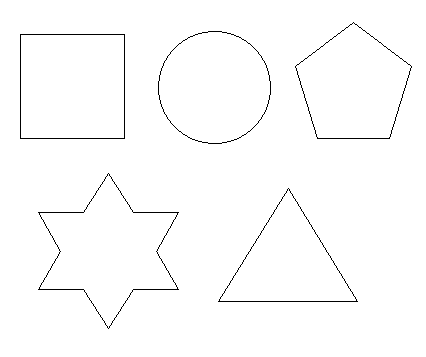
#> input picture TP8/formas.png, 426 x 357 px, found by its file name
$ jupyter execute --allow-errors 'Remuestreo_y_Cuantización.ipynb'
#> lines starting #> are read from the running program, lines starting #| are printed output that depends on the picture; after the words box and inside, x2 and y2 are one past the last pixel; in counts of white or black regions, pixels touching at a corner belong together
<a href="https://colab.research.google.com/github/nicolassalomon96/procesamiento_imagenes_UNS/blob/main/TP8/Remuestreo_y_Cuantizaci%C3%B3n.ipynb" target="_parent"></a>

#TP8 - Remuestreo y Cuantización

Presentado: Nicolás Salomón - email: nicolassalomon96@gmail.com

Implementar un aplicativo que permita abrir una imagen y con esta obtener:

• Downsampling X2 (mostrando la imagen resultado al doble de tamaño para comparar el efecto) utilizando kernel constante, bilineal, y bicúbico.

• Upsampling X2 (mostrando la imagen original al doble de tamaño para comparar el efecto) utilizando kernel constante, bilineal, y bicúbico.

• Cuantización a cantidad de niveles de gris variable, utilizando uniforme, dithering aleatorio, y difusión del error por scan-line.

Todas las funciones de Downsamplig, Upsampling y Cuantización deben ser desarrolladas como funciones propias y NO con funciones de biblioteca. Les sugiero recorrer la imagen mediante ciclos for anidados para una fácil implementación.

##1. Librerias necesarias

[cell 1]
import os
import numpy as np
import imageio as io
import matplotlib.pyplot as plt
import random
import ipywidgets as widgets
from IPython.display import display

[cell 2]
from google.colab import drive
drive.mount('/content/drive')

##2. Funciones necesarias

[cell 3]
#Función para pasar de RGB a escala de grises
def rgb2gray(rgb):
  r, g, b = rgb[:,:,0], rgb[:,:,1], rgb[:,:,2]
  gray = 0.299 * r + 0.587 * g + 0.114 * b
  return gray

#Función para descargar imagen
def get_image(path):
  image = io.imread(path)
#> image is the input picture: shape (357, 426, 4); mean R, G, B, A 251.8, 251.8, 251.8, 255
  image = rgb2gray(image)
#> in rgb2gray, `r, g, b = rgb[:,:,0], rgb[:,:,1], rgb[:,:,2]`: r: shape (357, 426); 98.7% white; black in thin lines or dots, all inside (x1, y1, x2, y2) = (20, 22, 412, 329)
#> in add_down_border, `new_image = np.insert(new_image,-1,image[-1,:], axis=0)`:
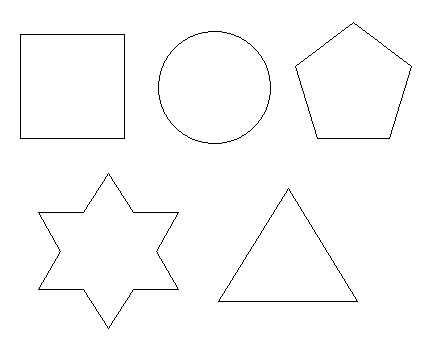
#> new_image: shape (358, 426); 98.7% white; black in thin lines or dots, all inside (x1, y1, x2, y2) = (20, 22, 412, 329)
#> after the loop in downsampling, `for x in range(0,image.shape[0], element_size):`: image_out: shape (179, 213) float64; 98.5% white; black in thin lines or dots, all inside (x1, y1, x2, y2) = (10, 12, 206, 165)
  return image.astype('uint8')

#Función para plotear una imagen
# [5 lines left out: function plot_image, not called in this run]

#Función para plotear dos imágenes
def plot_2images(image, title_1, image_mod, title_2, figsize=(20,8)):
  fig, axs = plt.subplots(1,2,figsize=figsize)

  plt.subplot(1,2,1)
  plt.imshow(image, cmap='gray')
  plt.title(title_1, fontsize=14)
  #plt.axis('off')

  plt.subplot(1,2,2)
  plt.imshow(image_mod, cmap='gray')
  plt.title(title_2, fontsize=14)
  #plt.axis('off')

  plt.show()

#Función para plotear tres imágenes
def plot_4images(image1, title_1, image2, title_2, image3, title_3, image4, title_4, figsize=(30,8)):
  fig, axs = plt.subplots(1,4,figsize=figsize)

  plt.subplot(1,4,1)
  plt.imshow(image1, cmap='gray')
  plt.title(title_1, fontsize=16)

  plt.subplot(1,4,2)
  plt.imshow(image2, cmap='gray')
  plt.title(title_2, fontsize=16)

  plt.subplot(1,4,3)
  plt.imshow(image3, cmap='gray')
  plt.title(title_3, fontsize=16)

  plt.subplot(1,4,4)
  plt.imshow(image4, cmap='gray')
  plt.title(title_4, fontsize=16)

  plt.show()

#Función para guardar una imagen
def save_image(image,path):
  image = image.astype('uint8')
  io.imsave(path,image)

#Funcion para crear un botón de guardado
def save_button(image,full_path,title):

  my_button = widgets.Button(description=title)
  out = widgets.Output()

  # [5 lines left out: function my_button_clicked, not called in this run]

  my_button.on_click(my_button_clicked)
  display(my_button,out)

[cell 4]
#Función para agregar bordes alrededor de la imagen
def add_borders(image, size=3):
  '''
  image = imagen en escala de grises
  size = 3 --> agrega una fila y columna a cada lado
         5 --> agrega 2 filas y columnas a cada lado
  '''
  first_column = image[:,0]
  last_column = image[:,-1]
  image_mod = np.copy(image)

  for i in range(size//2):
    image_mod = np.insert(image_mod,0,first_column,axis=1)
    image_mod = np.insert(image_mod,image_mod.shape[1],last_column,axis=1)

  first_raw = image_mod[0,:]
  last_raw = image_mod[-1,:]

  for i in range(size//2):
    image_mod = np.insert(image_mod,0,first_raw,axis=0)
    image_mod = np.insert(image_mod,image_mod.shape[0],last_raw,axis=0)

  return image_mod.astype('uint8')

#Función para agregar un borde abajo de la imagen repitiendo la última fila
def add_down_border(image):
  new_image = np.copy(image)
  new_image = np.insert(new_image,-1,image[-1,:], axis=0)
  return new_image.astype('uint8')

#Función para agregar un borde a la derecha de la imagen repitiendo la última columna
# [4 lines left out: function add_right_border, not called in this run]

#Función para realizar el downsampling de la imagen
def downsampling(kernel,image):

  if kernel == 'constante':

    #Para este kernel, si la imagen tiene un número impar de filas o columnas es necesario hacer un padding
    #para que al recorrer de a dos pixeles no tengamos un error
    if (image.shape[0] % 2) == 1:
      image = add_down_border(image)
    if (image.shape[1] % 2) == 1:
      image = add_right_border(image)

    element_size = 2
    image_out = np.zeros([image.shape[0]//2,image.shape[1]//2])

    for x in range(0,image.shape[0], element_size):
      fila = x // 2
      for y in range(0,image.shape[1], element_size):
        columna = y // 2
        box = image[x:x+element_size, y:y+element_size]
        pixel = box[0,0]
        image_out[fila,columna] = pixel

    image_out = np.clip(image_out,0,255)
    return image_out.astype('uint8')

  if kernel == 'bilineal':

    #Para este kernel, si la imagen tiene un número impar de filas o columnas es necesario hacer un padding
    #para que al recorrer de a dos pixeles no tengamos un error
    if (image.shape[0] % 2) == 1:
      image = add_down_border(image)
    if (image.shape[1] % 2) == 1:
      image = add_right_border(image)

    element_size = 2
    image_out = np.zeros([image.shape[0]//2,image.shape[1]//2])

    for x in range(0,image.shape[0], element_size):
      fila = x // 2
      for y in range(0,image.shape[1], element_size):
        columna = y // 2
        box = image[x:x+element_size, y:y+element_size]
        box = box.astype(int)
        pixel = np.mean(box)
        image_out[fila,columna] = pixel

    image_out = np.clip(image_out,0,255)
    return image_out.astype('uint8')


  if kernel == 'bicubico':

    matrix = np.array([[-1/8,5/8,5/8,-1/8]])
    bicubic_matrix = matrix * np.transpose(matrix)
    element_size = 4
    image_out = np.zeros([image.shape[0]//2,image.shape[1]//2])
    new_image = add_borders(image,5)

    for x in range(2,new_image.shape[0]-3,2):
      fila = (x-2) // 2
      for y in range(2,new_image.shape[1]-3,2):
        columna = (y-2) // 2

        box = new_image[x:x+element_size, y:y+element_size]
        pixel = np.sum(box * bicubic_matrix)
        pixel = int(pixel)
        image_out[fila, columna] = pixel

    image_out = np.clip(image_out,0,255)
    return image_out.astype('uint8')

#Función para realizar un upsampling de la imagen
def upsampling(kernel,image):

  if kernel == 'constante':
    element_size = 2
    image_out = np.zeros([image.shape[0]*2,image.shape[1]*2])
    for x in range(0,image.shape[0]):
      fila = x * 2
      for y in range(0,image.shape[1]):
        columna = y * 2
        pixel = image[x,y]
        image_out[fila:fila+element_size, columna:columna+element_size] = pixel

    image_out = np.clip(image_out,0,255)
    return image_out.astype('uint8')

  if kernel == 'bilineal':
    element_size = 2
    image_out = np.zeros([image.shape[0]*2,image.shape[1]*2])
    new_image = add_borders(image) #Para resolver el problema ocasionado al llegar al borde la imagen, se duplican los valores al llegar al borde

    for x in range(1,new_image.shape[0]-1):
      fila = (x-1) * 2
      for y in range(1,new_image.shape[1]-1):
        columna = (y-1) * 2

        box = new_image[x:x+element_size, y:y+element_size]
        box = box.astype(int)
        pixel_00 = box[0,0]
        pixel_01 = (box[0,0] + box[0,1])//2
        pixel_10 = (box[0,0] + box[1,0])//2
        pixel_11 = int(np.mean(box))
        new_box = np.array([[pixel_00,pixel_01],[pixel_10,pixel_11]])
        image_out[fila:fila+element_size, columna:columna+element_size] = new_box

    image_out = np.clip(image_out,0,255)
    return image_out.astype('uint8')

  if kernel == 'bicubico':

    matrix = np.array([[-1/8,5/8,5/8,-1/8]])
    bicubic_matrix = matrix * np.transpose(matrix)

    image_out = np.zeros([image.shape[0]*2,image.shape[1]*2])
    new_image = add_borders(image,5) #Para resolver el problema ocasionado al llegar al borde la imagen, se duplican los valores al llegar al borde

    for x in range(2,new_image.shape[0]-2):
      fila = (x-2) * 2
      for y in range(2,new_image.shape[1]-2):
        columna = (y-2) * 2

        box = new_image[x-1:x+3, y-1:y+3]
        box = box.astype(int)

        pixel_00 = box[1,1]
        pixel_01 = (-1/8)*box[1,0] + (5/8)*box[1,1] + (5/8)*box[1,2] - (1/8)*box[1,3]
        pixel_10 = (-1/8)*box[0,1] + (5/8)*box[1,1] + (5/8)*box[2,1] - (1/8)*box[3,1]
        pixel_11 = np.sum(box * bicubic_matrix)

        new_box = np.array([[pixel_00,pixel_01],[pixel_10,pixel_11]]).astype(int)

        image_out[fila:fila+2, columna:columna+2] = new_box

    image_out = np.clip(image_out,0,255)
    return image_out.astype('uint8')

#Función para realizar la cuantización uniforme de una imagen
# [51 lines left out: functions quantize_uniform, random_noise, error_diffusion, not called in this run]

##3. Aplicativo interactivo sobre Remuestreo y Reconstrucción

[cell 5]
#@title Seleccione la imagen a analizar: { run: "auto" }
circulos = '/content/drive/MyDrive/Cursos_Posgrado/Procesamiento_Imagenes-UNS/TP8/circulos.png'
formas = '/content/drive/MyDrive/Cursos_Posgrado/Procesamiento_Imagenes-UNS/TP8/formas.png'

Imagen = 'formas' #@param ["circulos", "formas"]

if Imagen =='circulos':
  image = get_image(circulos)
if Imagen =='formas':
  image = get_image(formas)#io.imread(patron)

#@markdown Seleccione el tipo de remuestreo: { run: "auto" }
Remuestreo = 'downsampling_constante' #@param ["downsampling_constante", "downsampling_bilineal", "downsampling_bicubico", "upsampling_constante", "upsampling_bilineal", "upsampling_bicubico"]

if Remuestreo == 'downsampling_constante':
  image_out = downsampling('constante',image)
  plot_2images(image,'Imagen original',image_out,'Downsampling kernel constante')
#> (the call stopped at in plot_2images, `fig, axs = plt.subplots(1,2,figsize=figsize)`: IPython is not available in this run)

if Remuestreo == 'downsampling_bilineal':
  image_out = downsampling('bilineal',image)
  plot_2images(image,'Imagen original',image_out,'Downsampling kernel bilineal')

if Remuestreo == 'downsampling_bicubico':
  image_out = downsampling('bicubico',image)
  plot_2images(image,'Imagen original',image_out,'Downsampling kernel bicubico')

if Remuestreo == 'upsampling_constante':
  image_out = upsampling('constante',image)
  plot_2images(image,'Imagen original',image_out,'Upsampling kernel constante')

if Remuestreo == 'upsampling_bilineal':
  image_out = upsampling('bilineal',image)
  plot_2images(image,'Imagen original',image_out,'Upsampling kernel bilineal')

if Remuestreo == 'upsampling_bicubico':
  image_out = upsampling('bicubico',image)
  plot_2images(image,'Imagen original',image_out,'Upsampling kernel bicubico')

print('\n')
save_button(image_out, '/content/output_image.png', 'SAVE OUTPUT')

##4. Aplicativo interactivo sobre Cuantización

[cell 6]
#@title Seleccione la imagen a analizar: { run: "auto" }
torax = 'https://faros.hsjdbcn.org/sites/default/files/styles/ficha-contenido/public/radiografia_de_torax_-_imagen_-.jpg?itok=-Nikjhh3'
casa = 'https://thumbor.forbes.com/thumbor/960x0/https%3A%2F%2Fspecials-images.forbesimg.com%2Fimageserve%2F1026205392%2FBeautiful-luxury-home-exterior-at-twilight%2F960x0.jpg%3Ffit%3Dscale'

Imagen = 'casa' #@param ["torax", "casa"]

if Imagen =='torax':
  image_1 = get_image(torax)
#> (the rest of this cell did not finish here and is left out)

##5. Resultados del Remuestreo y Reconstrucción

[cell 7]
shapes_link = '/content/drive/MyDrive/Cursos_Posgrado/Procesamiento_Imagenes-UNS/TP8/formas.png'
image = get_image(shapes_link)

plot_4images(image,'Imagen original', downsampling('constante',image),'Downsampling X2 constante', downsampling('bilineal',image), 'Downsampling X2 bilineal', downsampling('bicubico',image), 'Downsampling X2 bicubico')
#> call 3 of downsampling, with kernel = 'bilineal'
#> after the loop in downsampling (call 3), `for x in range(0,image.shape[0], element_size):`:
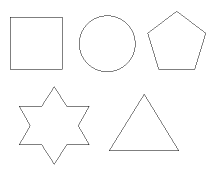
#> image_out: shape (179, 213) float64; min 63.75, max 255, mean 251.8
#> call 4 of downsampling, with kernel = 'bicubico'
#> in downsampling (call 4), `matrix = np.array([[-1/8,5/8,5/8,-1/8]])`: matrix = [[-0.125, 0.625, 0.625, -0.125]]
#> in downsampling (call 4), `bicubic_matrix = matrix * np.transpose(matrix)`: bicubic_matrix = [[0.0156, -0.0781, -0.0781, 0.0156], [-0.0781, 0.391, 0.391, -0.0781], [-0.0781, 0.391, 0.391, -0.0781], [0.0156, -0.0781, -0.0781, 0.0156]]
#> in add_borders, `first_column = image[:,0]`: first_column = 357 values from 255 to 255
#> in add_borders, `first_raw = image_mod[0,:]`: first_raw = 430 values from 255 to 255
#> the loop in add_borders, `for i in range(size//2):` made 2 passes
#> pass 1, in add_borders, `image_mod = np.insert(image_mod,image_mod.shape[0],last_raw,axis=0)`:
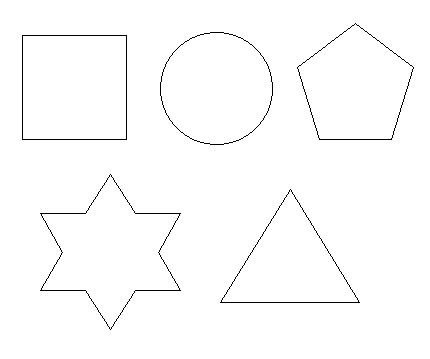
#> image_mod: shape (359, 430); 98.8% white; black in thin lines or dots, all inside (x1, y1, x2, y2) = (22, 23, 414, 330)
#> after the loop in downsampling (call 4), `for x in range(2,new_image.shape[0]-3,2):`:
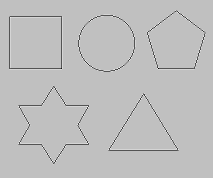
#> image_out: shape (178, 213) float64; min -27, max 346, mean 251.7; drawn with min black and max white
#> in downsampling (call 4), `image_out = np.clip(image_out,0,255)`:
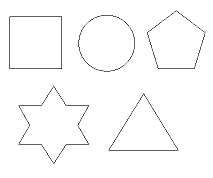
#> image_out: shape (178, 213) float64; min 0, max 255, mean 250.9
#> (the call stopped at in plot_4images, `fig, axs = plt.subplots(1,4,figsize=figsize)`: IPython is not available in this run)

plot_4images(image,'Imagen original', upsampling('constante',image),'Upsampling X2 constante', upsampling('bilineal',image), 'Upsampling X2 bilineal', upsampling('bicubico',image), 'Upsampling X2 bicubico')
#> after the loop in upsampling, `for x in range(0,image.shape[0]):`:
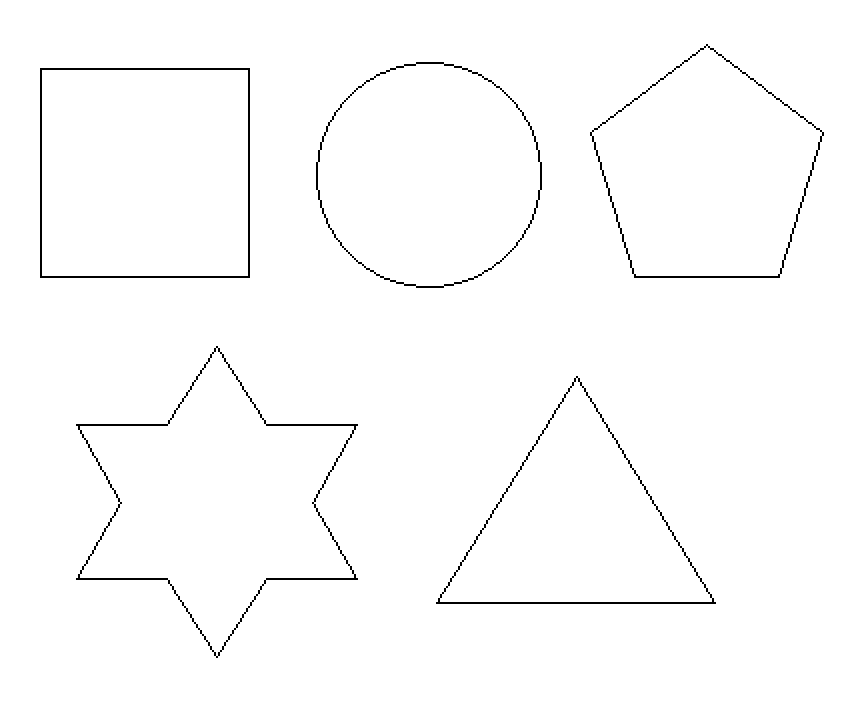
#> image_out: shape (714, 852) float64; 98.7% white; black in thin lines or dots, all inside (x1, y1, x2, y2) = (40, 44, 824, 658)
#> in add_borders (call 2), `first_raw = image_mod[0,:]`: first_raw = 428 values from 255 to 255
#> the loop in add_borders (call 2), `for i in range(size//2):` made 1 pass
#> pass 1, in add_borders (call 2), `image_mod = np.insert(image_mod,0,first_raw,axis=0)`:
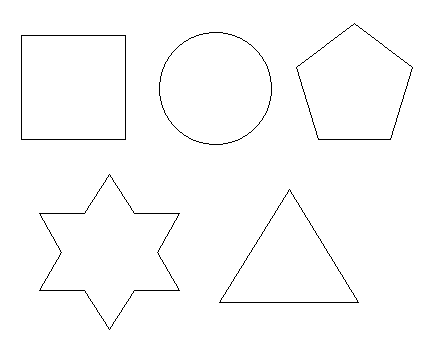
#> image_mod: shape (358, 428); 98.7% white; black in thin lines or dots, all inside (x1, y1, x2, y2) = (21, 23, 413, 330)
#> pass 1, in add_borders (call 2), `image_mod = np.insert(image_mod,image_mod.shape[0],last_raw,axis=0)`:
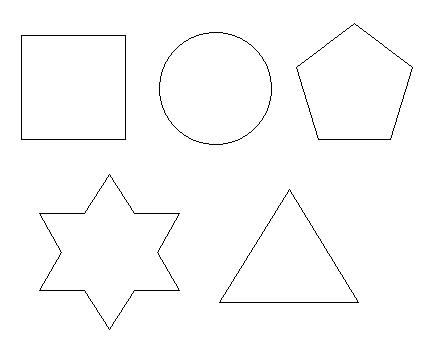
#> image_mod: shape (359, 428); 98.8% white; black in thin lines or dots, all inside (x1, y1, x2, y2) = (21, 23, 413, 330)
#> call 3 of upsampling, with kernel = 'bicubico'
#> in upsampling (call 3), `matrix = np.array([[-1/8,5/8,5/8,-1/8]])`: matrix = [[-0.125, 0.625, 0.625, -0.125]]
#> after the loop in upsampling (call 3), `for x in range(2,new_image.shape[0]-2):`:
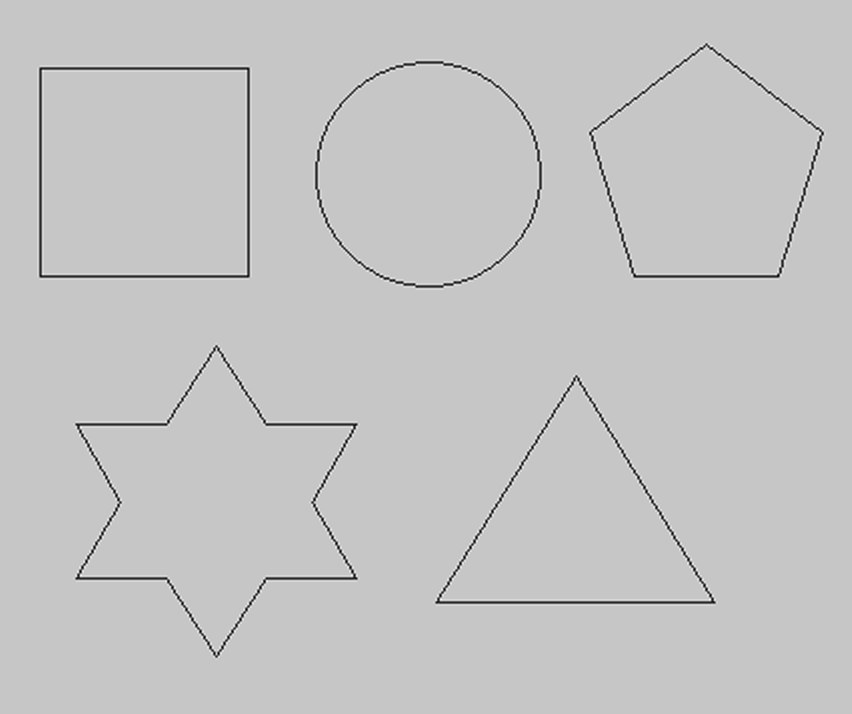
#> image_out: shape (714, 852) float64; min -63, max 346, mean 251.8; drawn with min black and max white
#> in upsampling (call 3), `image_out = np.clip(image_out,0,255)`:
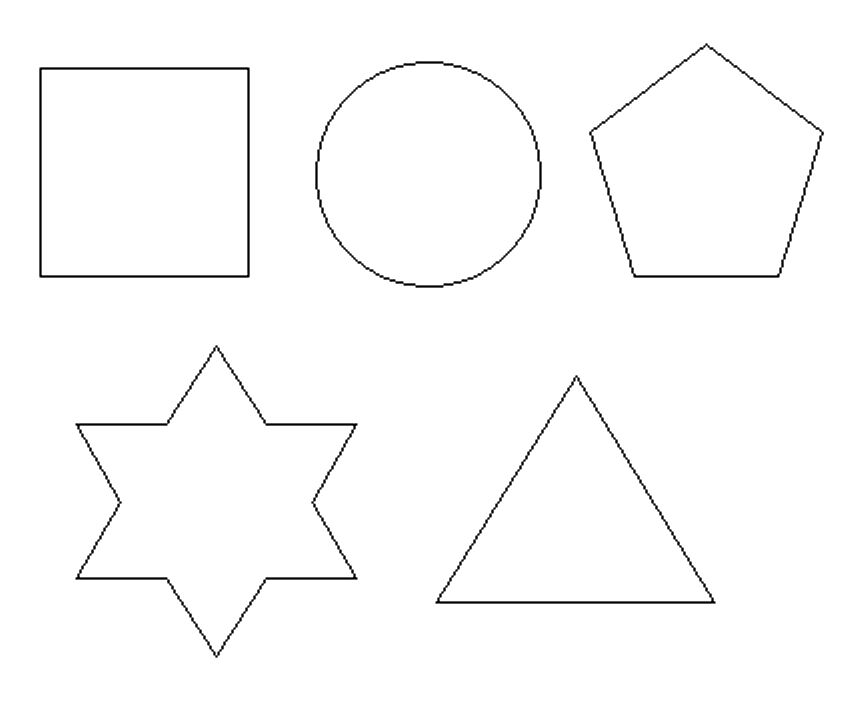
#> image_out: shape (714, 852) float64; min 0, max 255, mean 251.3
#> (the call stopped at in plot_4images, `fig, axs = plt.subplots(1,4,figsize=figsize)`: IPython is not available in this run)
